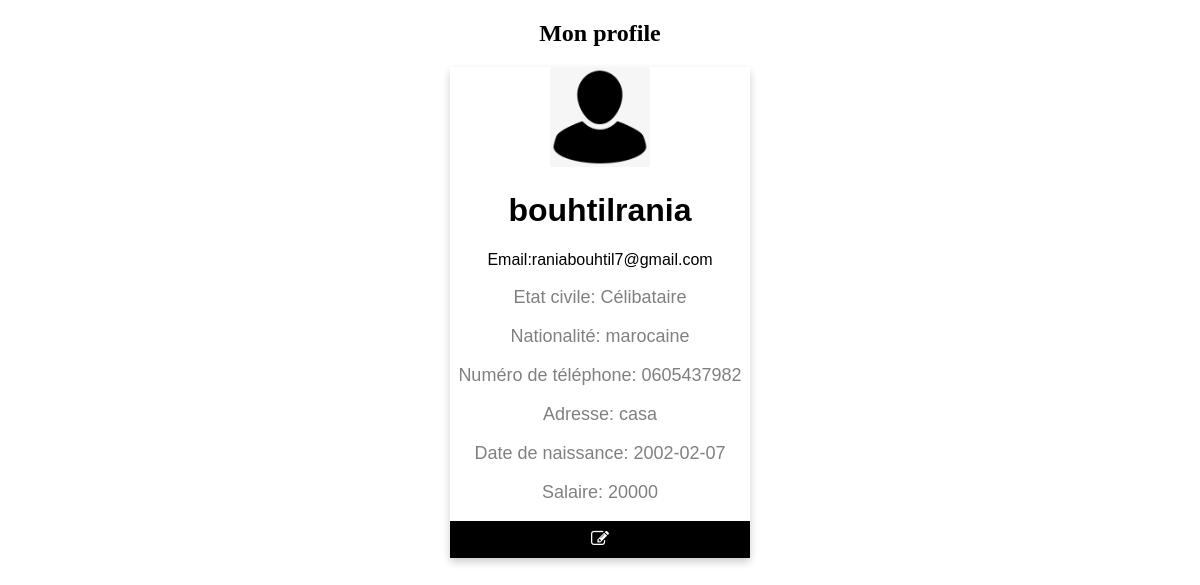
Screenshot of /profile (signed in) with the database file from the repository.
### tables this page shows
CREATE TABLE `client` (
  `id` int(11) NOT NULL,
  `nom` varchar(100) NOT NULL,
  `prenom` varchar(100) NOT NULL,
  `cin` varchar(100) NOT NULL,
  `Sexe` varchar(20) NOT NULL,
  `Nationalité` varchar(255) NOT NULL,
  `Etat_civil` varchar(100) NOT NULL,
  `email` char(200) NOT NULL,
  `Numtel` char(10) NOT NULL,
  `Salaire` double NOT NULL,
  `Adresse` char(200) NOT NULL,
  `Datenaissance` date NOT NULL,
  `password` char(255) NOT NULL,
  `username` char(255) NOT NULL,
  `numerodecompte` varchar(100) NOT NULL
);

### controllers/HomeController.php (called while the page is built)
<?php
class HomeController
{
	public function  index($page)
	{
		include('views/'.$page.'.php');
	}
}

### autoload.php (called while the page is built, shortened)
<?php
function autoload($class_name){
	$array_paths = array(
		'database/',
		'app/class/',
		'models/',
		'controllers/'
	);
	$parts = explode('\\',$class_name);
	$name = array_pop($parts);
	foreach($array_paths as $path){
		$file = sprintf($path.'%s.php',$name);
	}
}

### database/Db.php (called while the page is built, shortened)
<?php
class DB{
	static public function connect(){
		$db= new PDO("mysql:host=localhost;dbname=projet","root","");
		$db->exec("set names utf8");
		$db->setAttribute(PDO::ATTR_ERRMODE,PDO::ERRMODE_WARNING);
		return $db;
	}
}

### models/Client.php (called while the page is built, shortened)
<?php
class Client
{
	static public function getClient1()
	{
		$stmt = DB::connect()->prepare('SELECT * FROM  client  WHERE username = :username');
		$stmt->execute(array(":username" => $_SESSION['username']));
		return $stmt->fetchAll();
    }
}

### controllers/ClientController.php (called while the page is built, shortened)
<?php
class ClientController
{
	public function getOneClient1(){
		$client = client::getClient1();
		return $client;
	}
}

### views/profile.php (the view, shortened to what this page needs)
<?php
  if(isset($_POST['find'])){
    $data = new ClientController();
    $client = $data->findClient();
  }else{
    $data = new ClientController();
    $client = $data->getOneClient1();
  }
?>
<!DOCTYPE html>
<html>
<head>
<link rel="stylesheet" href="https://cdnjs.cloudflare.com/ajax/libs/font-awesome/4.7.0/css/font-awesome.min.css">
</head>
<body>
<h2 style="text-align:center">Mon profile</h2>
<div class="card">
    <?php foreach($client as $cl):?>
  <img src="http://127.0.0.1/final/public/user.png" height="100px" width="100px">
  <h1><?php echo $cl['nom']; echo  $cl['prenom']?></h1>
  <p>Email:<?php echo $cl['email']?></p>
  <p class="title"> Etat civile: <?php echo $cl['Etat_civil']?> </p>
  <p class="title"> Nationalité: <?php  echo $cl['Nationalité']?> </p>
  <p class="title"> Numéro de téléphone: <?php echo $cl['Numtel']?> </p>
  <p class="title"> Adresse: <?php echo $cl['Adresse']?> </p>
  <p class="title"> Date de naissance: <?php echo $cl['Datenaissance']?> </p>
  <p class="title"> Salaire: <?php echo $cl['Salaire']?> </p>
 <form method="post" class="mr-1" action="Update">
  <button class="btn btn-sm btn-warning"><i class="fa fa-edit"></i></button>
   </form>
  <?php endforeach;?>
</div>
</body>
</html>

### views/profile.php (style rules this page uses)
.card { box-shadow: 0 4px 8px 0 rgba(0, 0, 0, 0.2); max-width: 300px; margin: auto; text-align: center; font-family: arial; }
.title { color: grey; font-size: 18px; }
button { border: none; outline: 0; display: inline-block; padding: 8px; color: white; background-color: #000; text-align: center; cursor: pointer; width: 100%; font-size: 18px; }

### rows the page displays
client: nom "bouhtil", prenom "rania", email "raniabouhtil7@gmail.com", Etat_civil "Célibataire", Nationalité "marocaine", Numtel "0605437982", Adresse "casa", Datenaissance "2002-02-07", Salaire "20000"
